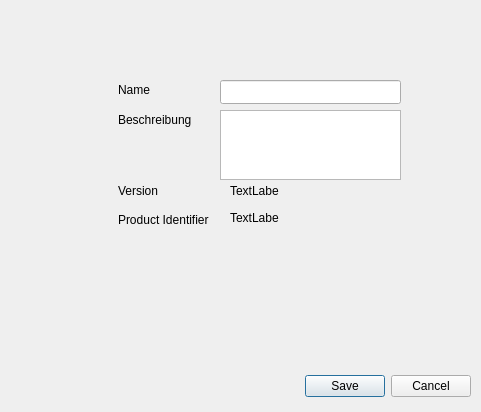
<?xml version="1.0" encoding="UTF-8"?>
<ui version="4.0">
 <class>editCalendar</class>
 <widget class="QDialog" name="editCalendar">
  <property name="geometry">
   <rect>
    <x>0</x>
    <y>0</y>
    <width>481</width>
    <height>412</height>
   </rect>
  </property>
  <property name="windowTitle">
   <string>Dialog</string>
  </property>
  <widget class="QDialogButtonBox" name="buttonBox">
   <property name="geometry">
    <rect>
     <x>10</x>
     <y>370</y>
     <width>461</width>
     <height>32</height>
    </rect>
   </property>
   <property name="orientation">
    <enum>Qt::Horizontal</enum>
   </property>
   <property name="standardButtons">
    <set>QDialogButtonBox::Cancel|QDialogButtonBox::Save</set>
   </property>
  </widget>
  <widget class="QLabel" name="label_name">
   <property name="geometry">
    <rect>
     <x>118</x>
     <y>80</y>
     <width>91</width>
     <height>20</height>
    </rect>
   </property>
   <property name="text">
    <string>Name</string>
   </property>
  </widget>
  <widget class="QLabel" name="label_description">
   <property name="geometry">
    <rect>
     <x>118</x>
     <y>110</y>
     <width>91</width>
     <height>20</height>
    </rect>
   </property>
   <property name="text">
    <string>Beschreibung</string>
   </property>
  </widget>
  <widget class="QLabel" name="label_version">
   <property name="geometry">
    <rect>
     <x>118</x>
     <y>210</y>
     <width>91</width>
     <height>20</height>
    </rect>
   </property>
   <property name="text">
    <string>Product Identifier</string>
   </property>
  </widget>
  <widget class="QLabel" name="label_prodid">
   <property name="geometry">
    <rect>
     <x>118</x>
     <y>180</y>
     <width>91</width>
     <height>21</height>
    </rect>
   </property>
   <property name="text">
    <string>Version</string>
   </property>
  </widget>
  <widget class="QLineEdit" name="name">
   <property name="geometry">
    <rect>
     <x>220</x>
     <y>80</y>
     <width>181</width>
     <height>24</height>
    </rect>
   </property>
  </widget>
  <widget class="QTextEdit" name="description">
   <property name="geometry">
    <rect>
     <x>220</x>
     <y>110</y>
     <width>181</width>
     <height>70</height>
    </rect>
   </property>
  </widget>
  <widget class="QLabel" name="version">
   <property name="geometry">
    <rect>
     <x>230</x>
     <y>210</y>
     <width>49</width>
     <height>16</height>
    </rect>
   </property>
   <property name="text">
    <string>TextLabel</string>
   </property>
  </widget>
  <widget class="QLabel" name="prodid">
   <property name="geometry">
    <rect>
     <x>230</x>
     <y>180</y>
     <width>49</width>
     <height>21</height>
    </rect>
   </property>
   <property name="text">
    <string>TextLabel</string>
   </property>
  </widget>
 </widget>
 <resources/>
 <connections>
  <connection>
   <sender>buttonBox</sender>
   <signal>accepted()</signal>
   <receiver>editCalendar</receiver>
   <slot>accept()</slot>
   <hints>
    <hint type="sourcelabel">
     <x>248</x>
     <y>254</y>
    </hint>
    <hint type="destinationlabel">
     <x>157</x>
     <y>274</y>
    </hint>
   </hints>
  </connection>
  <connection>
   <sender>buttonBox</sender>
   <signal>rejected()</signal>
   <receiver>editCalendar</receiver>
   <slot>reject()</slot>
   <hints>
    <hint type="sourcelabel">
     <x>316</x>
     <y>260</y>
    </hint>
    <hint type="destinationlabel">
     <x>286</x>
     <y>274</y>
    </hint>
   </hints>
  </connection>
 </connections>
</ui>
